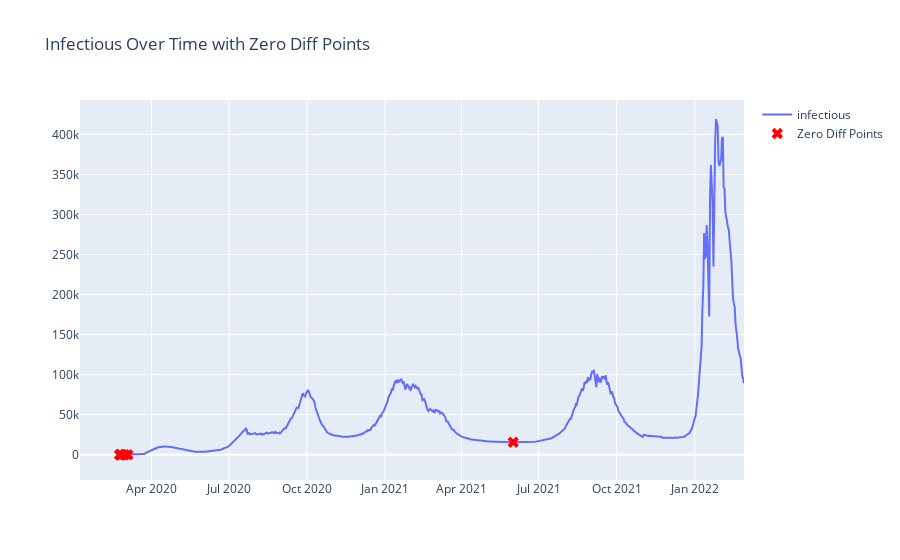

This figure's notebook cell:
### Code cell
# 添加微分為零的點
fig.add_trace(go.Scatter(
    x=dd.loc[zero_diff_indices, 'date'],
    y=dd.loc[zero_diff_indices, 'infectious'],
    mode='markers',
    name='Zero Diff Points',
    marker=dict(color='red', size=10, symbol='x')
))

# 設定圖形標題和顯示
fig.update_layout(title='Infectious Over Time with Zero Diff Points')
fig.show()

### Figure 1 — Plotly figure (JSON) as saved in the notebook; plotly's stock layout.template omitted (floating-point values rounded to 4 significant figures; data arrays with more than 128 entries replaced by an {"elided": "..."} marker saying what was removed)
{"data": [{"mode": "lines", "name": "infectious", "type": "scatter", "x": {"elided": "739 str values"}, "y": {"elided": "739 int values"}}, {"marker": {"color": "red", "size": 10, "symbol": "x"}, "mode": "markers", "name": "Zero Diff Points", "type": "scatter", "x": ["2020-02-23T00:00:00", "2020-02-24T00:00:00", "2020-02-25T00:00:00", "2020-02-29T00:00:00", "2020-03-04T00:00:00", "2021-06-01T00:00:00"], "y": [1, 1, 1, 6, 15, 15596]}], "layout": {"title": {"text": "Infectious Over Time with Zero Diff Points"}}}
